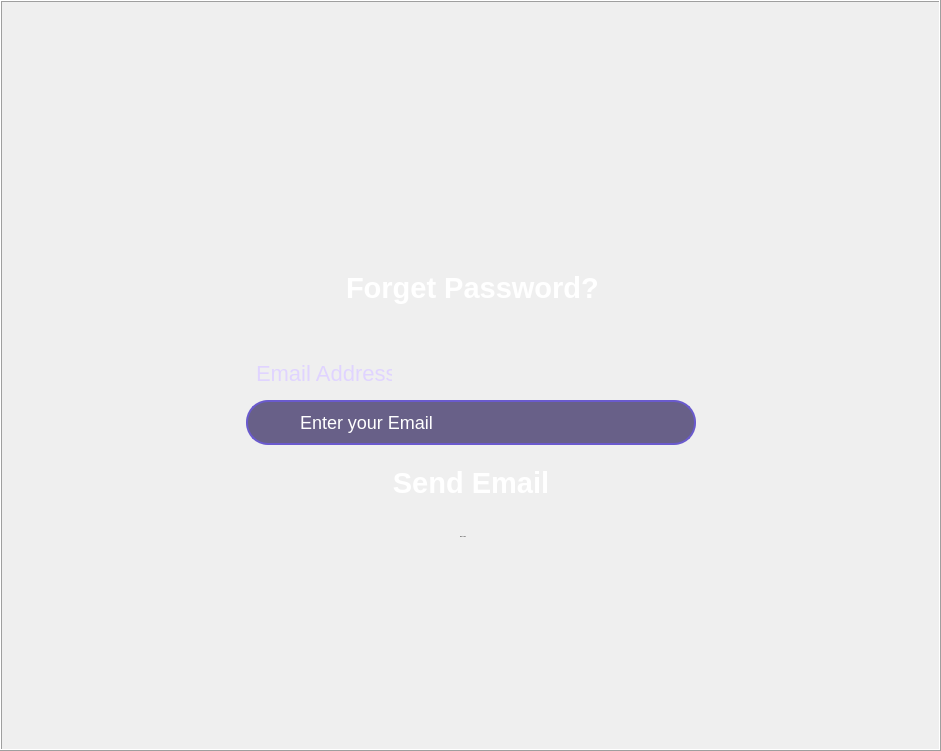
<?xml version="1.0" encoding="UTF-8"?>
<ui version="4.0">
 <class>Dialog</class>
 <widget class="QDialog" name="Dialog">
  <property name="geometry">
   <rect>
    <x>0</x>
    <y>0</y>
    <width>941</width>
    <height>751</height>
   </rect>
  </property>
  <property name="windowTitle">
   <string>Dialog</string>
  </property>
  <widget class="QLabel" name="label">
   <property name="geometry">
    <rect>
     <x>346</x>
     <y>270</y>
     <width>261</width>
     <height>35</height>
    </rect>
   </property>
   <property name="font">
    <font>
     <pointsize>22</pointsize>
     <weight>75</weight>
     <bold>true</bold>
    </font>
   </property>
   <property name="styleSheet">
    <string notr="true">QLabel {
    color: #ffffff;
    background: transparent;
}</string>
   </property>
   <property name="text">
    <string>Forget Password?</string>
   </property>
  </widget>
  <widget class="QLabel" name="label_2">
   <property name="geometry">
    <rect>
     <x>0</x>
     <y>0</y>
     <width>941</width>
     <height>751</height>
    </rect>
   </property>
   <property name="autoFillBackground">
    <bool>false</bool>
   </property>
   <property name="styleSheet">
    <string notr="true">QLabel {
    background: qlineargradient(
        x1: 0, y1: 0, x2: 1, y2: 0,
        stop: 0 #2a1f4d,
        stop: 0.4 #3d2b6b,
        stop: 1 #1e1b2e
    );
}</string>
   </property>
   <property name="frameShape">
    <enum>QFrame::Box</enum>
   </property>
   <property name="frameShadow">
    <enum>QFrame::Raised</enum>
   </property>
   <property name="text">
    <string/>
   </property>
  </widget>
  <widget class="QLabel" name="label_3">
   <property name="geometry">
    <rect>
     <x>256</x>
     <y>360</y>
     <width>136</width>
     <height>27</height>
    </rect>
   </property>
   <property name="font">
    <font>
     <pointsize>-1</pointsize>
     <weight>50</weight>
     <bold>false</bold>
    </font>
   </property>
   <property name="styleSheet">
    <string notr="true">QLabel {
    font-size: 22px;
    font-weight: normal;
    color: #e0d4ff;
}</string>
   </property>
   <property name="text">
    <string>Email Address</string>
   </property>
  </widget>
  <widget class="QLineEdit" name="email_edit">
   <property name="geometry">
    <rect>
     <x>246</x>
     <y>400</y>
     <width>450</width>
     <height>45</height>
    </rect>
   </property>
   <property name="sizePolicy">
    <sizepolicy hsizetype="Expanding" vsizetype="Fixed">
     <horstretch>0</horstretch>
     <verstretch>36</verstretch>
    </sizepolicy>
   </property>
   <property name="font">
    <font>
     <pointsize>-1</pointsize>
     <weight>50</weight>
     <bold>false</bold>
    </font>
   </property>
   <property name="acceptDrops">
    <bool>false</bool>
   </property>
   <property name="statusTip">
    <string notr="true"/>
   </property>
   <property name="whatsThis">
    <string notr="true"/>
   </property>
   <property name="accessibleName">
    <string notr="true"/>
   </property>
   <property name="accessibleDescription">
    <string notr="true"/>
   </property>
   <property name="layoutDirection">
    <enum>Qt::LeftToRight</enum>
   </property>
   <property name="styleSheet">
    <string notr="true">QLineEdit {
    background-color: rgba(70, 60, 110, 0.8);
    color: #ffffff;
    border: 2px solid #6a5acd;
    border-radius: 22px;
    padding: 1px 150px 1px 50px;  /* جا برای آیکون */
    font-size: 18px;
}

QLineEdit:focus {
    border: 2px solid #9d81ff;
    background-color: rgba(90, 80, 140, 0.9);
}</string>
   </property>
   <property name="text">
    <string notr="true">Enter your Email</string>
   </property>
   <property name="frame">
    <bool>true</bool>
   </property>
   <property name="alignment">
    <set>Qt::AlignLeading|Qt::AlignLeft|Qt::AlignVCenter</set>
   </property>
   <property name="readOnly">
    <bool>false</bool>
   </property>
   <property name="placeholderText">
    <string notr="true"/>
   </property>
  </widget>
  <widget class="QLabel" name="email_label">
   <property name="geometry">
    <rect>
     <x>645</x>
     <y>405</y>
     <width>35</width>
     <height>35</height>
    </rect>
   </property>
   <property name="text">
    <string/>
   </property>
   <property name="pixmap">
    <pixmap>../../../store-management-requirment/email_100dp_FFFFFF.png</pixmap>
   </property>
   <property name="scaledContents">
    <bool>true</bool>
   </property>
  </widget>
  <widget class="QPushButton" name="send_email_Button">
   <property name="geometry">
    <rect>
     <x>246</x>
     <y>460</y>
     <width>450</width>
     <height>45</height>
    </rect>
   </property>
   <property name="font">
    <font>
     <pointsize>-1</pointsize>
     <weight>75</weight>
     <bold>true</bold>
    </font>
   </property>
   <property name="styleSheet">
    <string notr="true">QPushButton {
    background: qlineargradient(
        x1: 0, y1: 0, x2: 1, y2: 0,
        stop: 0 #6a5acd, 
        stop: 1 #9d81ff
    );
    color: white;
    border: none;
    border-radius: 22px;
    padding: 8px;
    font-size: 29px;
    font-weight: bold;
}

QPushButton:hover {
    background: qlineargradient(
        x1: 0, y1: 0, x2: 1, y2: 0,
        stop: 0 #9d81ff, 
        stop: 1 #b19bff
    );
    box-shadow: 0 0 20px rgba(157, 129, 255, 0.6);
}

QPushButton:pressed {
    background: qlineargradient(
        x1: 0, y1: 0, x2: 1, y2: 0,
        stop: 0 #5a4acd, 
        stop: 1 #8d71ef
    );
}</string>
   </property>
   <property name="text">
    <string>Send Email</string>
   </property>
   <property name="autoDefault">
    <bool>false</bool>
   </property>
   <property name="flat">
    <bool>true</bool>
   </property>
  </widget>
  <widget class="QPushButton" name="back_login_Button">
   <property name="geometry">
    <rect>
     <x>396</x>
     <y>520</y>
     <width>134</width>
     <height>33</height>
    </rect>
   </property>
   <property name="font">
    <font>
     <pointsize>-1</pointsize>
    </font>
   </property>
   <property name="styleSheet">
    <string notr="true">QPushButton[flat=&quot;true&quot;] {
    background: transparent;
    color: #d8bfff;
    border: none;
    font-size: 22px;
}

QPushButton[flat=&quot;true&quot;]:hover {
    color: #ffffff;
    text-decoration: underline;
}</string>
   </property>
   <property name="text">
    <string>Back to Login</string>
   </property>
   <property name="flat">
    <bool>true</bool>
   </property>
  </widget>
  <widget class="QLabel" name="info_label">
   <property name="geometry">
    <rect>
     <x>420</x>
     <y>170</y>
     <width>100</width>
     <height>100</height>
    </rect>
   </property>
   <property name="text">
    <string/>
   </property>
   <property name="pixmap">
    <pixmap>../../../store-management-requirment/info_outline_100dp_FFFFFF.png</pixmap>
   </property>
   <property name="scaledContents">
    <bool>true</bool>
   </property>
  </widget>
  <zorder>label_2</zorder>
  <zorder>label</zorder>
  <zorder>label_3</zorder>
  <zorder>email_edit</zorder>
  <zorder>email_label</zorder>
  <zorder>send_email_Button</zorder>
  <zorder>back_login_Button</zorder>
  <zorder>info_label</zorder>
 </widget>
 <resources/>
 <connections/>
</ui>
